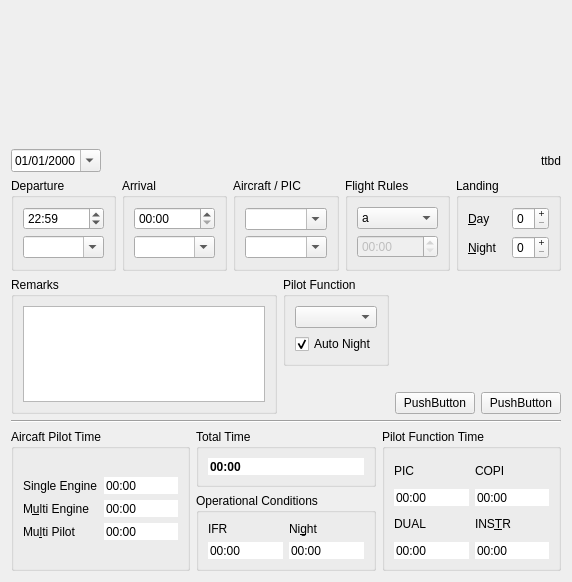
<?xml version="1.0" encoding="UTF-8"?>
<ui version="4.0">
 <class>fltLogEntryForm</class>
 <widget class="QWidget" name="fltLogEntryForm">
  <property name="geometry">
   <rect>
    <x>0</x>
    <y>0</y>
    <width>572</width>
    <height>582</height>
   </rect>
  </property>
  <property name="font">
   <font>
    <weight>50</weight>
    <bold>false</bold>
   </font>
  </property>
  <property name="windowTitle">
   <string>New Flight Entry</string>
  </property>
  <layout class="QGridLayout">
   <item row="0" column="0">
    <layout class="QVBoxLayout">
     <item>
      <spacer>
       <property name="orientation">
        <enum>Qt::Vertical</enum>
       </property>
       <property name="sizeHint" stdset="0">
        <size>
         <width>20</width>
         <height>40</height>
        </size>
       </property>
      </spacer>
     </item>
     <item>
      <layout class="QHBoxLayout">
       <item>
        <widget class="QDateEdit" name="flt_dateEdit">
         <property name="sizePolicy">
          <sizepolicy hsizetype="Fixed" vsizetype="Fixed">
           <horstretch>0</horstretch>
           <verstretch>0</verstretch>
          </sizepolicy>
         </property>
         <property name="minimumSize">
          <size>
           <width>90</width>
           <height>0</height>
          </size>
         </property>
         <property name="wrapping">
          <bool>false</bool>
         </property>
         <property name="buttonSymbols">
          <enum>QAbstractSpinBox::NoButtons</enum>
         </property>
         <property name="accelerated">
          <bool>false</bool>
         </property>
         <property name="correctionMode">
          <enum>QAbstractSpinBox::CorrectToNearestValue</enum>
         </property>
         <property name="dateTime">
          <datetime>
           <hour>0</hour>
           <minute>0</minute>
           <second>0</second>
           <year>2000</year>
           <month>1</month>
           <day>1</day>
          </datetime>
         </property>
         <property name="time">
          <time>
           <hour>0</hour>
           <minute>0</minute>
           <second>0</second>
          </time>
         </property>
         <property name="displayFormat">
          <string>dd/MM/yyyy</string>
         </property>
         <property name="calendarPopup">
          <bool>true</bool>
         </property>
         <property name="date">
          <date>
           <year>2000</year>
           <month>1</month>
           <day>1</day>
          </date>
         </property>
        </widget>
       </item>
       <item>
        <spacer>
         <property name="orientation">
          <enum>Qt::Horizontal</enum>
         </property>
         <property name="sizeHint" stdset="0">
          <size>
           <width>40</width>
           <height>20</height>
          </size>
         </property>
        </spacer>
       </item>
       <item>
        <widget class="QLabel" name="label">
         <property name="text">
          <string>ttbd</string>
         </property>
        </widget>
       </item>
      </layout>
     </item>
     <item>
      <layout class="QHBoxLayout">
       <item>
        <widget class="QGroupBox" name="dep_groupBox">
         <property name="mouseTracking">
          <bool>true</bool>
         </property>
         <property name="layoutDirection">
          <enum>Qt::LeftToRight</enum>
         </property>
         <property name="title">
          <string>Departure</string>
         </property>
         <property name="flat">
          <bool>false</bool>
         </property>
         <layout class="QGridLayout">
          <item row="0" column="0">
           <layout class="QVBoxLayout">
            <item>
             <widget class="QTimeEdit" name="dep_timeEdit">
              <property name="buttonSymbols">
               <enum>QAbstractSpinBox::UpDownArrows</enum>
              </property>
              <property name="correctionMode">
               <enum>QAbstractSpinBox::CorrectToNearestValue</enum>
              </property>
              <property name="minimumTime">
               <time>
                <hour>0</hour>
                <minute>0</minute>
                <second>0</second>
               </time>
              </property>
              <property name="displayFormat">
               <string>hh:mm</string>
              </property>
              <property name="calendarPopup">
               <bool>false</bool>
              </property>
              <property name="time">
               <time>
                <hour>22</hour>
                <minute>59</minute>
                <second>59</second>
               </time>
              </property>
             </widget>
            </item>
            <item>
             <widget class="QComboBox" name="dep_comboBox">
              <property name="editable">
               <bool>true</bool>
              </property>
             </widget>
            </item>
           </layout>
          </item>
         </layout>
        </widget>
       </item>
       <item>
        <widget class="QGroupBox" name="arr_groupBox">
         <property name="title">
          <string>Arrival</string>
         </property>
         <layout class="QGridLayout">
          <item row="0" column="0">
           <layout class="QVBoxLayout">
            <item>
             <widget class="QTimeEdit" name="arr_timeEdit">
              <property name="displayFormat">
               <string>hh:mm</string>
              </property>
             </widget>
            </item>
            <item>
             <widget class="QComboBox" name="arr_comboBox">
              <property name="editable">
               <bool>true</bool>
              </property>
             </widget>
            </item>
           </layout>
          </item>
         </layout>
        </widget>
       </item>
       <item>
        <widget class="QGroupBox" name="ac_groupBox">
         <property name="title">
          <string>Aircraft / PIC</string>
         </property>
         <layout class="QGridLayout">
          <item row="0" column="0">
           <layout class="QVBoxLayout">
            <item>
             <widget class="QComboBox" name="ac_comboBox">
              <property name="editable">
               <bool>true</bool>
              </property>
             </widget>
            </item>
            <item>
             <widget class="QComboBox" name="pic_comboBox">
              <property name="editable">
               <bool>true</bool>
              </property>
             </widget>
            </item>
           </layout>
          </item>
         </layout>
        </widget>
       </item>
       <item>
        <widget class="QGroupBox" name="fltRules_groupBox">
         <property name="title">
          <string>Flight Rules</string>
         </property>
         <layout class="QGridLayout">
          <item row="0" column="0">
           <layout class="QVBoxLayout">
            <item>
             <widget class="QComboBox" name="fr_comboBox">
              <item>
               <property name="text">
                <string>a</string>
               </property>
              </item>
              <item>
               <property name="text">
                <string>as</string>
               </property>
              </item>
              <item>
               <property name="text">
                <string>at</string>
               </property>
              </item>
             </widget>
            </item>
            <item>
             <widget class="QTimeEdit" name="fr_timeEdit">
              <property name="enabled">
               <bool>false</bool>
              </property>
              <property name="displayFormat">
               <string>hh:mm</string>
              </property>
             </widget>
            </item>
           </layout>
          </item>
         </layout>
        </widget>
       </item>
       <item>
        <widget class="QGroupBox" name="ldg_groupBox">
         <property name="title">
          <string>Landing</string>
         </property>
         <layout class="QGridLayout">
          <item row="0" column="0">
           <layout class="QGridLayout">
            <item row="0" column="0">
             <widget class="QLabel" name="day_label">
              <property name="text">
               <string>&amp;Day</string>
              </property>
              <property name="buddy">
               <cstring>day_spinBox</cstring>
              </property>
             </widget>
            </item>
            <item row="0" column="1">
             <widget class="QSpinBox" name="day_spinBox">
              <property name="buttonSymbols">
               <enum>QAbstractSpinBox::PlusMinus</enum>
              </property>
              <property name="maximum">
               <number>9</number>
              </property>
             </widget>
            </item>
            <item row="1" column="0">
             <widget class="QLabel" name="nit_label">
              <property name="text">
               <string>&amp;Night</string>
              </property>
              <property name="buddy">
               <cstring>nit_spinBox</cstring>
              </property>
             </widget>
            </item>
            <item row="1" column="1">
             <widget class="QSpinBox" name="nit_spinBox">
              <property name="buttonSymbols">
               <enum>QAbstractSpinBox::PlusMinus</enum>
              </property>
              <property name="maximum">
               <number>9</number>
              </property>
             </widget>
            </item>
           </layout>
          </item>
         </layout>
        </widget>
       </item>
      </layout>
     </item>
     <item>
      <layout class="QHBoxLayout">
       <item>
        <widget class="QGroupBox" name="rem_groupBox">
         <property name="title">
          <string>Remarks</string>
         </property>
         <layout class="QGridLayout">
          <item row="0" column="0">
           <widget class="QTextEdit" name="remarks_textEdit">
            <property name="sizePolicy">
             <sizepolicy hsizetype="Expanding" vsizetype="Ignored">
              <horstretch>0</horstretch>
              <verstretch>0</verstretch>
             </sizepolicy>
            </property>
           </widget>
          </item>
         </layout>
        </widget>
       </item>
       <item>
        <layout class="QVBoxLayout">
         <item>
          <widget class="QGroupBox" name="log_groupBox">
           <property name="title">
            <string>Pilot Function</string>
           </property>
           <layout class="QGridLayout">
            <item row="0" column="0">
             <layout class="QVBoxLayout">
              <item>
               <widget class="QComboBox" name="func_comboBox"/>
              </item>
              <item>
               <widget class="QCheckBox" name="nit_checkBox">
                <property name="sizePolicy">
                 <sizepolicy hsizetype="Fixed" vsizetype="Fixed">
                  <horstretch>0</horstretch>
                  <verstretch>0</verstretch>
                 </sizepolicy>
                </property>
                <property name="text">
                 <string>Auto Night</string>
                </property>
                <property name="checked">
                 <bool>true</bool>
                </property>
                <property name="tristate">
                 <bool>false</bool>
                </property>
               </widget>
              </item>
             </layout>
            </item>
           </layout>
          </widget>
         </item>
         <item>
          <spacer>
           <property name="orientation">
            <enum>Qt::Vertical</enum>
           </property>
           <property name="sizeHint" stdset="0">
            <size>
             <width>20</width>
             <height>40</height>
            </size>
           </property>
          </spacer>
         </item>
        </layout>
       </item>
       <item>
        <layout class="QVBoxLayout">
         <item>
          <spacer>
           <property name="orientation">
            <enum>Qt::Vertical</enum>
           </property>
           <property name="sizeHint" stdset="0">
            <size>
             <width>20</width>
             <height>40</height>
            </size>
           </property>
          </spacer>
         </item>
         <item>
          <layout class="QHBoxLayout">
           <item>
            <widget class="QPushButton" name="pushButton">
             <property name="text">
              <string>PushButton</string>
             </property>
            </widget>
           </item>
           <item>
            <widget class="QPushButton" name="pushButton_2">
             <property name="text">
              <string>PushButton</string>
             </property>
            </widget>
           </item>
          </layout>
         </item>
        </layout>
       </item>
      </layout>
     </item>
     <item>
      <widget class="Line" name="line">
       <property name="orientation">
        <enum>Qt::Horizontal</enum>
       </property>
      </widget>
     </item>
     <item>
      <layout class="QHBoxLayout">
       <item>
        <widget class="QGroupBox" name="pilot_groupBox">
         <property name="title">
          <string>Aircaft Pilot Time</string>
         </property>
         <layout class="QGridLayout">
          <item row="0" column="0">
           <layout class="QGridLayout">
            <item row="0" column="0">
             <widget class="QLabel" name="sesp_label">
              <property name="text">
               <string>Single Engine</string>
              </property>
              <property name="buddy">
               <cstring>sse_time</cstring>
              </property>
             </widget>
            </item>
            <item row="0" column="1">
             <widget class="QTimeEdit" name="sse_time">
              <property name="frame">
               <bool>false</bool>
              </property>
              <property name="buttonSymbols">
               <enum>QAbstractSpinBox::NoButtons</enum>
              </property>
              <property name="displayFormat">
               <string>hh:mm</string>
              </property>
             </widget>
            </item>
            <item row="1" column="0">
             <widget class="QLabel" name="spme_label">
              <property name="text">
               <string>M&amp;ulti Engine</string>
              </property>
              <property name="buddy">
               <cstring>sme_time</cstring>
              </property>
             </widget>
            </item>
            <item row="1" column="1">
             <widget class="QTimeEdit" name="sme_time">
              <property name="frame">
               <bool>false</bool>
              </property>
              <property name="buttonSymbols">
               <enum>QAbstractSpinBox::NoButtons</enum>
              </property>
              <property name="displayFormat">
               <string>hh:mm</string>
              </property>
             </widget>
            </item>
            <item row="2" column="0">
             <widget class="QLabel" name="mcc_label">
              <property name="text">
               <string>Mu&amp;lti Pilot</string>
              </property>
              <property name="buddy">
               <cstring>mcc_timeEdit</cstring>
              </property>
             </widget>
            </item>
            <item row="2" column="1">
             <widget class="QTimeEdit" name="mcc_timeEdit">
              <property name="frame">
               <bool>false</bool>
              </property>
              <property name="buttonSymbols">
               <enum>QAbstractSpinBox::NoButtons</enum>
              </property>
              <property name="displayFormat">
               <string>hh:mm</string>
              </property>
             </widget>
            </item>
           </layout>
          </item>
         </layout>
        </widget>
       </item>
       <item>
        <layout class="QVBoxLayout">
         <item>
          <widget class="QGroupBox" name="tot_groupBox">
           <property name="title">
            <string>Total Time</string>
           </property>
           <layout class="QGridLayout">
            <item row="0" column="0">
             <widget class="QTimeEdit" name="tot_timeEdit">
              <property name="sizePolicy">
               <sizepolicy hsizetype="Preferred" vsizetype="Preferred">
                <horstretch>0</horstretch>
                <verstretch>0</verstretch>
               </sizepolicy>
              </property>
              <property name="font">
               <font>
                <weight>75</weight>
                <bold>true</bold>
               </font>
              </property>
              <property name="frame">
               <bool>false</bool>
              </property>
              <property name="buttonSymbols">
               <enum>QAbstractSpinBox::NoButtons</enum>
              </property>
              <property name="displayFormat">
               <string>hh:mm</string>
              </property>
             </widget>
            </item>
           </layout>
          </widget>
         </item>
         <item>
          <widget class="QGroupBox" name="ops_groupBox">
           <property name="title">
            <string>Operational Conditions</string>
           </property>
           <layout class="QGridLayout">
            <item row="0" column="0">
             <layout class="QGridLayout">
              <item row="0" column="0">
               <widget class="QLabel" name="ifr_time_label">
                <property name="text">
                 <string>IFR</string>
                </property>
                <property name="buddy">
                 <cstring>ifr_timeEdit</cstring>
                </property>
               </widget>
              </item>
              <item row="0" column="1">
               <widget class="QLabel" name="nit_time_label">
                <property name="text">
                 <string>Ni&amp;ght</string>
                </property>
                <property name="buddy">
                 <cstring>nit_timeEdit</cstring>
                </property>
               </widget>
              </item>
              <item row="1" column="0">
               <widget class="QTimeEdit" name="ifr_timeEdit">
                <property name="frame">
                 <bool>false</bool>
                </property>
                <property name="buttonSymbols">
                 <enum>QAbstractSpinBox::NoButtons</enum>
                </property>
                <property name="displayFormat">
                 <string>hh:mm</string>
                </property>
               </widget>
              </item>
              <item row="1" column="1">
               <widget class="QTimeEdit" name="nit_timeEdit">
                <property name="frame">
                 <bool>false</bool>
                </property>
                <property name="buttonSymbols">
                 <enum>QAbstractSpinBox::NoButtons</enum>
                </property>
                <property name="displayFormat">
                 <string>hh:mm</string>
                </property>
               </widget>
              </item>
             </layout>
            </item>
           </layout>
          </widget>
         </item>
        </layout>
       </item>
       <item>
        <widget class="QGroupBox" name="func_groupBox">
         <property name="title">
          <string>Pilot Function Time</string>
         </property>
         <layout class="QGridLayout">
          <item row="0" column="0">
           <layout class="QGridLayout">
            <item row="0" column="0">
             <widget class="QLabel" name="pic_label">
              <property name="text">
               <string>PIC</string>
              </property>
              <property name="buddy">
               <cstring>pic_timeEdit</cstring>
              </property>
             </widget>
            </item>
            <item row="0" column="1">
             <widget class="QLabel" name="copi_label">
              <property name="text">
               <string>COPI</string>
              </property>
              <property name="buddy">
               <cstring>copi_timeEdit</cstring>
              </property>
             </widget>
            </item>
            <item row="1" column="0">
             <widget class="QTimeEdit" name="pic_timeEdit">
              <property name="wrapping">
               <bool>false</bool>
              </property>
              <property name="frame">
               <bool>false</bool>
              </property>
              <property name="buttonSymbols">
               <enum>QAbstractSpinBox::NoButtons</enum>
              </property>
              <property name="displayFormat">
               <string>hh:mm</string>
              </property>
             </widget>
            </item>
            <item row="1" column="1">
             <widget class="QTimeEdit" name="copi_timeEdit">
              <property name="wrapping">
               <bool>false</bool>
              </property>
              <property name="frame">
               <bool>false</bool>
              </property>
              <property name="buttonSymbols">
               <enum>QAbstractSpinBox::NoButtons</enum>
              </property>
              <property name="displayFormat">
               <string>hh:mm</string>
              </property>
             </widget>
            </item>
            <item row="2" column="0">
             <widget class="QLabel" name="dual_label">
              <property name="text">
               <string>DUAL</string>
              </property>
              <property name="buddy">
               <cstring>dual_timeEdit</cstring>
              </property>
             </widget>
            </item>
            <item row="2" column="1">
             <widget class="QLabel" name="instr_label">
              <property name="text">
               <string>INS&amp;TR</string>
              </property>
              <property name="buddy">
               <cstring>instr_timeEdit</cstring>
              </property>
             </widget>
            </item>
            <item row="3" column="0">
             <widget class="QTimeEdit" name="dual_timeEdit">
              <property name="wrapping">
               <bool>false</bool>
              </property>
              <property name="frame">
               <bool>false</bool>
              </property>
              <property name="buttonSymbols">
               <enum>QAbstractSpinBox::NoButtons</enum>
              </property>
              <property name="displayFormat">
               <string>hh:mm</string>
              </property>
             </widget>
            </item>
            <item row="3" column="1">
             <widget class="QTimeEdit" name="instr_timeEdit">
              <property name="wrapping">
               <bool>false</bool>
              </property>
              <property name="frame">
               <bool>false</bool>
              </property>
              <property name="buttonSymbols">
               <enum>QAbstractSpinBox::NoButtons</enum>
              </property>
              <property name="displayFormat">
               <string>hh:mm</string>
              </property>
             </widget>
            </item>
           </layout>
          </item>
         </layout>
        </widget>
       </item>
      </layout>
     </item>
    </layout>
   </item>
  </layout>
 </widget>
 <tabstops>
  <tabstop>flt_dateEdit</tabstop>
  <tabstop>dep_timeEdit</tabstop>
  <tabstop>arr_timeEdit</tabstop>
  <tabstop>dep_comboBox</tabstop>
  <tabstop>arr_comboBox</tabstop>
  <tabstop>ac_comboBox</tabstop>
  <tabstop>pic_comboBox</tabstop>
  <tabstop>fr_comboBox</tabstop>
  <tabstop>fr_timeEdit</tabstop>
  <tabstop>day_spinBox</tabstop>
  <tabstop>nit_spinBox</tabstop>
  <tabstop>func_comboBox</tabstop>
  <tabstop>nit_checkBox</tabstop>
  <tabstop>remarks_textEdit</tabstop>
  <tabstop>sse_time</tabstop>
  <tabstop>sme_time</tabstop>
  <tabstop>mcc_timeEdit</tabstop>
  <tabstop>tot_timeEdit</tabstop>
  <tabstop>ifr_timeEdit</tabstop>
  <tabstop>nit_timeEdit</tabstop>
  <tabstop>pic_timeEdit</tabstop>
  <tabstop>dual_timeEdit</tabstop>
  <tabstop>copi_timeEdit</tabstop>
  <tabstop>instr_timeEdit</tabstop>
  <tabstop>pushButton</tabstop>
  <tabstop>pushButton_2</tabstop>
 </tabstops>
 <resources/>
 <connections/>
</ui>
